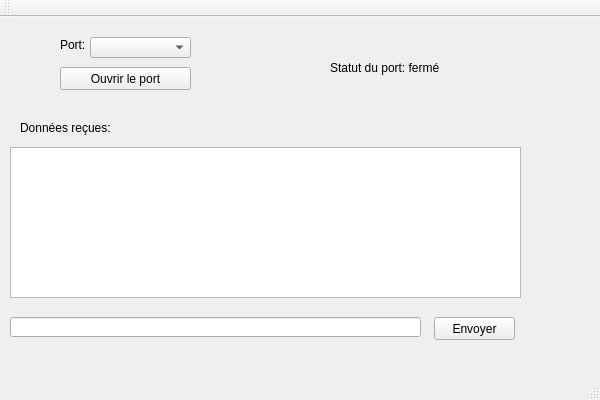
<?xml version="1.0" encoding="UTF-8"?>
<ui version="4.0">
 <class>Projet2Class</class>
 <widget class="QMainWindow" name="Projet2Class">
  <property name="geometry">
   <rect>
    <x>0</x>
    <y>0</y>
    <width>600</width>
    <height>400</height>
   </rect>
  </property>
  <property name="windowTitle">
   <string>Projet2</string>
  </property>
  <widget class="QWidget" name="centralWidget">
   <widget class="QComboBox" name="comboBox">
    <property name="geometry">
     <rect>
      <x>90</x>
      <y>20</y>
      <width>101</width>
      <height>21</height>
     </rect>
    </property>
   </widget>
   <widget class="QLabel" name="label">
    <property name="geometry">
     <rect>
      <x>60</x>
      <y>20</y>
      <width>31</width>
      <height>16</height>
     </rect>
    </property>
    <property name="text">
     <string>Port:</string>
    </property>
   </widget>
   <widget class="QPushButton" name="ouvrirPort">
    <property name="geometry">
     <rect>
      <x>60</x>
      <y>50</y>
      <width>131</width>
      <height>23</height>
     </rect>
    </property>
    <property name="text">
     <string>Ouvrir le port</string>
    </property>
   </widget>
   <widget class="QLabel" name="statusPort">
    <property name="geometry">
     <rect>
      <x>330</x>
      <y>40</y>
      <width>121</width>
      <height>21</height>
     </rect>
    </property>
    <property name="text">
     <string>Statut du port: fermé</string>
    </property>
   </widget>
   <widget class="QLabel" name="label_3">
    <property name="geometry">
     <rect>
      <x>20</x>
      <y>100</y>
      <width>101</width>
      <height>21</height>
     </rect>
    </property>
    <property name="text">
     <string>Données reçues:</string>
    </property>
   </widget>
   <widget class="QTextBrowser" name="textBrowser">
    <property name="geometry">
     <rect>
      <x>10</x>
      <y>130</y>
      <width>511</width>
      <height>151</height>
     </rect>
    </property>
   </widget>
   <widget class="QLineEdit" name="lineEdit">
    <property name="geometry">
     <rect>
      <x>10</x>
      <y>300</y>
      <width>411</width>
      <height>20</height>
     </rect>
    </property>
   </widget>
   <widget class="QPushButton" name="envoyerBtn">
    <property name="geometry">
     <rect>
      <x>434</x>
      <y>300</y>
      <width>81</width>
      <height>23</height>
     </rect>
    </property>
    <property name="text">
     <string>Envoyer</string>
    </property>
   </widget>
  </widget>
  <widget class="QMenuBar" name="menuBar">
   <property name="geometry">
    <rect>
     <x>0</x>
     <y>0</y>
     <width>600</width>
     <height>21</height>
    </rect>
   </property>
  </widget>
  <widget class="QToolBar" name="mainToolBar">
   <attribute name="toolBarArea">
    <enum>TopToolBarArea</enum>
   </attribute>
   <attribute name="toolBarBreak">
    <bool>false</bool>
   </attribute>
  </widget>
  <widget class="QStatusBar" name="statusBar"/>
 </widget>
 <layoutdefault spacing="6" margin="11"/>
 <resources>
  <include location="Projet2.qrc"/>
 </resources>
 <connections>
  <connection>
   <sender>ouvrirPort</sender>
   <signal>clicked()</signal>
   <receiver>Projet2Class</receiver>
   <slot>onOpenButtonClicked()</slot>
   <hints>
    <hint type="sourcelabel">
     <x>125</x>
     <y>94</y>
    </hint>
    <hint type="destinationlabel">
     <x>299</x>
     <y>199</y>
    </hint>
   </hints>
  </connection>
  <connection>
   <sender>envoyerBtn</sender>
   <signal>clicked()</signal>
   <receiver>Projet2Class</receiver>
   <slot>onSendMessageButtonClicked()</slot>
   <hints>
    <hint type="sourcelabel">
     <x>474</x>
     <y>344</y>
    </hint>
    <hint type="destinationlabel">
     <x>299</x>
     <y>199</y>
    </hint>
   </hints>
  </connection>
 </connections>
 <slots>
  <slot>onOpenButtonClicked()</slot>
  <slot>onSendMessageButtonClicked()</slot>
 </slots>
</ui>
